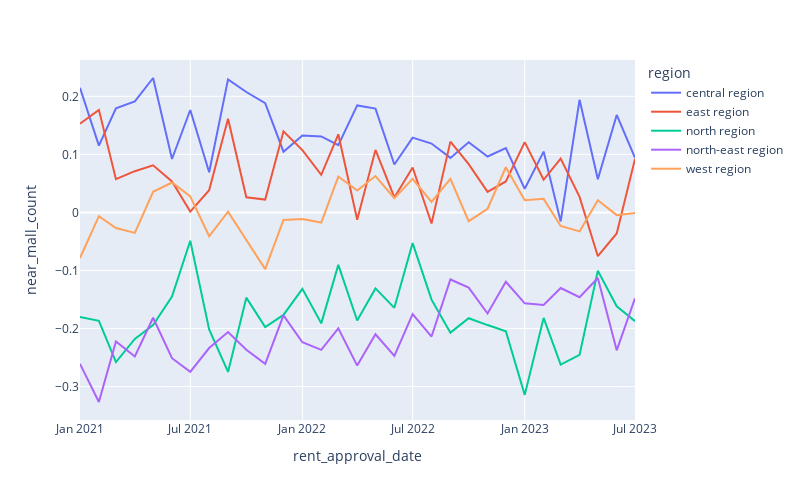

Notebook code cell kept with this figure:
### Markdown cell above
## Mall Information

### Code cell
train_df_cleaned_final.groupby(['rent_approval_date', 'region'])[['psqm', 'near_mall_count']].corr().iloc[0::2,-1].reset_index().plot.line(x='rent_approval_date', y='near_mall_count', color='region', width=800, height=500)

### Figure 1 — Plotly figure (JSON) as saved in the notebook; plotly's stock layout.template omitted (floating-point values rounded to 4 significant figures)
{"data": [{"hovertemplate": "region=central region<br>rent_approval_date=%{x}<br>near_mall_count=%{y}<extra></extra>", "legendgroup": "central region", "line": {"color": "#636efa", "dash": "solid"}, "marker": {"symbol": "circle"}, "mode": "lines", "name": "central region", "orientation": "v", "showlegend": true, "type": "scatter", "x": ["2021-01", "2021-02", "2021-03", "2021-04", "2021-05", "2021-06", "2021-07", "2021-08", "2021-09", "2021-10", "2021-11", "2021-12", "2022-01", "2022-02", "2022-03", "2022-04", "2022-05", "2022-06", "2022-07", "2022-08", "2022-09", "2022-10", "2022-11", "2022-12", "2023-01", "2023-02", "2023-03", "2023-04", "2023-05", "2023-06", "2023-07"], "xaxis": "x", "y": [0.2148, 0.115, 0.1795, 0.1912, 0.2316, 0.09202, 0.1765, 0.06912, 0.2292, 0.2074, 0.1882, 0.1046, 0.1324, 0.1309, 0.1159, 0.1844, 0.1788, 0.08253, 0.1288, 0.1187, 0.09397, 0.1209, 0.09635, 0.1107, 0.04073, 0.1048, -0.01548, 0.1939, 0.05703, 0.168, 0.09399], "yaxis": "y"}, {"hovertemplate": "region=east region<br>rent_approval_date=%{x}<br>near_mall_count=%{y}<extra></extra>", "legendgroup": "east region", "line": {"color": "#EF553B", "dash": "solid"}, "marker": {"symbol": "circle"}, "mode": "lines", "name": "east region", "orientation": "v", "showlegend": true, "type": "scatter", "x": ["2021-01", "2021-02", "2021-03", "2021-04", "2021-05", "2021-06", "2021-07", "2021-08", "2021-09", "2021-10", "2021-11", "2021-12", "2022-01", "2022-02", "2022-03", "2022-04", "2022-05", "2022-06", "2022-07", "2022-08", "2022-09", "2022-10", "2022-11", "2022-12", "2023-01", "2023-02", "2023-03", "2023-04", "2023-05", "2023-06", "2023-07"], "xaxis": "x", "y": [0.153, 0.1768, 0.05722, 0.07106, 0.0813, 0.05332, 0.001543, 0.03837, 0.1612, 0.02609, 0.02221, 0.1397, 0.1073, 0.06488, 0.1346, -0.01257, 0.1077, 0.02583, 0.0774, -0.01904, 0.1219, 0.08333, 0.03539, 0.05344, 0.1211, 0.0563, 0.09265, 0.02672, -0.07538, -0.03614, 0.09228], "yaxis": "y"}, {"hovertemplate": "region=north region<br>rent_approval_date=%{x}<br>near_mall_count=%{y}<extra></extra>", "legendgroup": "north region", "line": {"color": "#00cc96", "dash": "solid"}, "marker": {"symbol": "circle"}, "mode": "lines", "name": "north region", "orientation": "v", "showlegend": true, "type": "scatter", "x": ["2021-01", "2021-02", "2021-03", "2021-04", "2021-05", "2021-06", "2021-07", "2021-08", "2021-09", "2021-10", "2021-11", "2021-12", "2022-01", "2022-02", "2022-03", "2022-04", "2022-05", "2022-06", "2022-07", "2022-08", "2022-09", "2022-10", "2022-11", "2022-12", "2023-01", "2023-02", "2023-03", "2023-04", "2023-05", "2023-06", "2023-07"], "xaxis": "x", "y": [-0.1801, -0.1866, -0.2579, -0.2177, -0.1939, -0.1448, -0.04883, -0.2014, -0.2747, -0.1467, -0.1976, -0.1765, -0.1316, -0.191, -0.09026, -0.1862, -0.1309, -0.1643, -0.05274, -0.1502, -0.207, -0.1821, -0.194, -0.2045, -0.3142, -0.1816, -0.2622, -0.2455, -0.1005, -0.1616, -0.1872], "yaxis": "y"}, {"hovertemplate": "region=north-east region<br>rent_approval_date=%{x}<br>near_mall_count=%{y}<extra></extra>", "legendgroup": "north-east region", "line": {"color": "#ab63fa", "dash": "solid"}, "marker": {"symbol": "circle"}, "mode": "lines", "name": "north-east region", "orientation": "v", "showlegend": true, "type": "scatter", "x": ["2021-01", "2021-02", "2021-03", "2021-04", "2021-05", "2021-06", "2021-07", "2021-08", "2021-09", "2021-10", "2021-11", "2021-12", "2022-01", "2022-02", "2022-03", "2022-04", "2022-05", "2022-06", "2022-07", "2022-08", "2022-09", "2022-10", "2022-11", "2022-12", "2023-01", "2023-02", "2023-03", "2023-04", "2023-05", "2023-06", "2023-07"], "xaxis": "x", "y": [-0.2608, -0.3265, -0.2222, -0.248, -0.1814, -0.2511, -0.2745, -0.2335, -0.206, -0.2366, -0.2607, -0.1773, -0.2236, -0.2367, -0.1996, -0.2638, -0.2099, -0.247, -0.175, -0.2137, -0.1155, -0.1294, -0.1741, -0.1195, -0.1566, -0.1592, -0.1302, -0.1461, -0.113, -0.2374, -0.1478], "yaxis": "y"}, {"hovertemplate": "region=west region<br>rent_approval_date=%{x}<br>near_mall_count=%{y}<extra></extra>", "legendgroup": "west region", "line": {"color": "#FFA15A", "dash": "solid"}, "marker": {"symbol": "circle"}, "mode": "lines", "name": "west region", "orientation": "v", "showlegend": true, "type": "scatter", "x": ["2021-01", "2021-02", "2021-03", "2021-04", "2021-05", "2021-06", "2021-07", "2021-08", "2021-09", "2021-10", "2021-11", "2021-12", "2022-01", "2022-02", "2022-03", "2022-04", "2022-05", "2022-06", "2022-07", "2022-08", "2022-09", "2022-10", "2022-11", "2022-12", "2023-01", "2023-02", "2023-03", "2023-04", "2023-05", "2023-06", "2023-07"], "xaxis": "x", "y": [-0.07846, -0.006452, -0.02681, -0.03515, 0.0356, 0.05151, 0.02765, -0.04107, 0.001215, -0.04771, -0.09767, -0.01292, -0.01133, -0.01737, 0.06186, 0.03789, 0.06264, 0.02457, 0.05802, 0.01804, 0.05793, -0.01499, 0.006354, 0.07782, 0.02117, 0.02343, -0.02326, -0.03271, 0.02099, -0.00463, -0.0008983], "yaxis": "y"}], "layout": {"height": 500, "legend": {"title": {"text": "region"}, "tracegroupgap": 0}, "margin": {"t": 60}, "width": 800, "xaxis": {"anchor": "y", "domain": [0, 1], "title": {"text": "rent_approval_date"}}, "yaxis": {"anchor": "x", "domain": [0, 1], "title": {"text": "near_mall_count"}}}}
